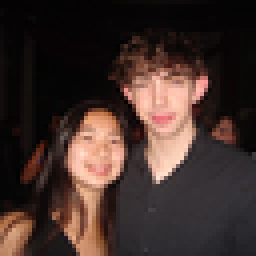
#> input picture bmp/DSC00713.bmp, 64 x 64 px (shown 4 times larger); its folder holds 4 pictures in this run
$ python convert_to_pcx.py
#> lines starting #> are read from the running program, lines starting #| are printed output that depends on the picture
import os
from PIL import Image

def convert_to_pcx_format():
    """Convert BMP files to PCX format for better CircuitPython palette support"""

    script_dir = os.path.dirname(os.path.abspath(__file__))
    bmp_dir = os.path.join(script_dir, 'bmp')

    if not os.path.exists(bmp_dir):
        print("No bmp directory found!")
        return

    bmp_files = [f for f in os.listdir(bmp_dir) if f.lower().endswith('.bmp')]

    if not bmp_files:
        print("No BMP files found.")
        return

    print(f"Found {len(bmp_files)} BMP files to convert to PCX format.")

    for bmp_file in bmp_files:
        try:
            input_path = os.path.join(bmp_dir, bmp_file)

            # Create PCX filename
            pcx_filename = os.path.splitext(bmp_file)[0] + '.pcx'
            output_path = os.path.join(bmp_dir, pcx_filename)

            print(f"Converting {bmp_file} to {pcx_filename}...")
            image = Image.open(input_path)
#> image is the input picture: PIL image 64x64 RGB; mean R, G, B 63.5, 46.9, 42.1

            print(f"  Original mode: {image.mode}")
#|   Original mode: RGB

            # Ensure RGB first
            if image.mode != 'RGB':
                image = image.convert('RGB')

            # Create indexed image
            indexed_image = image.quantize(colors=32, method=Image.Quantize.MEDIANCUT)
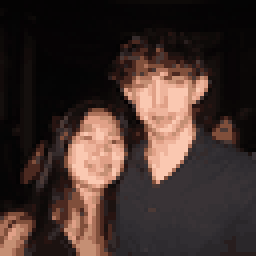
#> indexed_image: PIL image 64x64 P (shown 4 times larger); mean R, G, B 63.1, 47, 42.2

            print(f"  Indexed mode: {indexed_image.mode}")
#|   Indexed mode: P
            print(f"  Colors: {len(indexed_image.getpalette())//3}")
#|   Colors: 32

            # Save as PCX
            indexed_image.save(output_path, 'PCX')

            file_size = os.path.getsize(output_path)
            print(f"  PCX size: {file_size} bytes")
            print(f"  ✓ Created {pcx_filename}")

        except Exception as e:
            print(f"  ✗ Error converting {bmp_file}: {str(e)}")

    print("\nPCX conversion complete!")
    print("Update your IMAGE_URLS to use .pcx files instead of .bmp files")

if __name__ == "__main__":
    convert_to_pcx_format()
